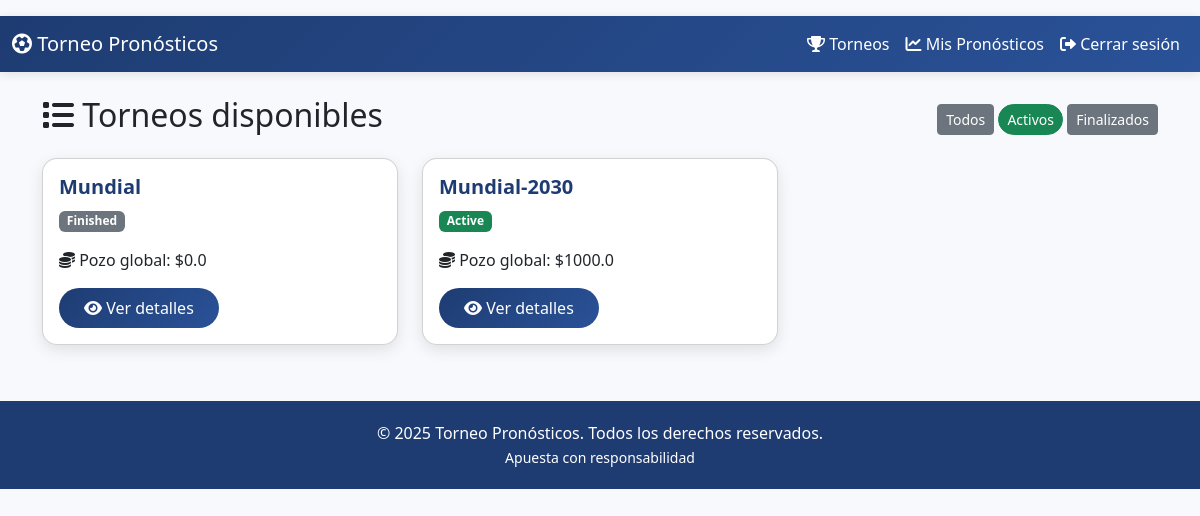
/tournaments/, run on the app's committed database.
### src/models/entities/Tournament.py (models this page shows, shortened)
class Tournament(db.Model):
    __tablename__ = 'tournament'
    id = db.Column(db.Integer, primary_key=True)
    name = db.Column(db.String(255), nullable=False)
    start_date = db.Column(db.DateTime, nullable=True)
    end_date = db.Column(db.DateTime, nullable=True)
    status = db.Column(db.String(50), default='active')
    global_pool = db.Column(db.Float, default=0.0)
    matches = db.relationship('Partido', backref='tournament', lazy=True)

### src/routes/tournaments.py (the view)
@tournaments_bp.route('/')
def list_tournaments():
    status_filter = request.args.get('status', 'all')
    query = Tournament.query
    if status_filter == 'active':
        query = query.filter_by(status='active')
    elif status_filter == 'finished':
        query = query.filter_by(status='finished')
    tournaments = query.all()
    return render_template('tournaments/list.html', tournaments=tournaments, current_filter=status_filter)

### src/app.py (called while the page is built)
@app.context_processor
def inject_user():
    from models.entities.User import User
    from flask import session
    user = None
    if 'user_id' in session:
        user = User.query.get(session['user_id'])
    return dict(current_user=user)

### src/templates/tournaments/list.html (shortened to what this page needs)
{% extends "base.html" %}
{% block body %}
{% include 'partials/navbar.html' %}
<div class="container mt-4">
    <div class="d-flex justify-content-between align-items-center mb-3">
        <h2><i class="fas fa-list"></i> Torneos disponibles</h2>
        <div>
            <a href="?status=all" class="btn btn-sm btn-secondary">Todos</a>
            <a href="?status=active" class="btn btn-sm btn-success">Activos</a>
            <a href="?status=finished" class="btn btn-sm btn-secondary">Finalizados</a>
        </div>
    </div>
    <div class="row">
        {% for t in tournaments %}
        <div class="col-md-4 mb-3">
            <div class="card h-100">
                <div class="card-body">
                    <h5 class="card-title">{{ t.name }}</h5>
                    <p class="card-text">
                        <span class="badge bg-{{ 'success' if t.status == 'active' else 'secondary' }}">
                            {{ t.status | capitalize }}
                        </span>
                    </p>
                    <p><i class="fas fa-coins"></i> Pozo global: ${{ t.global_pool }}</p>
                    <a href="{{ url_for('tournaments.view_tournament', id=t.id) }}" class="btn btn-primary">
                        <i class="fas fa-eye"></i> Ver detalles
                    </a>
                </div>
            </div>
        </div>
        {% else %}
        <div class="col-12">
            <div class="alert alert-info">No hay torneos disponibles.</div>
        </div>
        {% endfor %}
    </div>
</div>
{% endblock %}

### src/static/css/custom.css (style rules this page uses)
body { background: #f8f9fc; font-family: 'Segoe UI', Tahoma, Geneva, Verdana, sans-serif; }
.card { border-radius: 15px; box-shadow: 0 5px 15px rgba(0,0,0,0.1); transition: transform 0.3s; }
.card-title { color: #1e3c72; font-weight: bold; }
.btn-primary { background: linear-gradient(135deg, #1e3c72, #2a5298); border: none; border-radius: 30px; padding: 8px 25px; font-weight: 500; }
.btn-success { border-radius: 30px; }

### data on the page
Tournament: name "Mundial", status "Finished", global_pool "0.0"
Tournament: name "Mundial-2030", status "Active", global_pool "1000.0"
